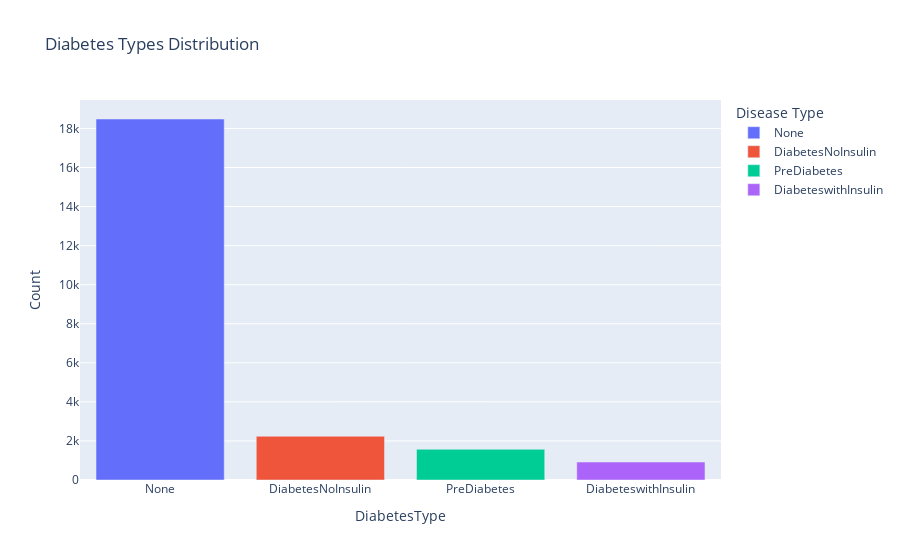

The cell this chart's notebook holds for it:
### Code cell
import plotly.express as px

# Group by DiseaseType and count occurrences
type_counts = data['DiabetesType'].value_counts()

# Create a bar chart using Plotly Express
fig = px.bar(type_counts, x=type_counts.index, y=type_counts.values,
             labels={'x': 'Disease Type', 'y': 'Count'},
             color=type_counts.index, # Color by DiseaseType
             title='Diabetes Types Distribution')

# Add legends
fig.update_layout(legend_title_text='Disease Type')

# Show the plot
fig.show()

### Figure 1 — Plotly figure (JSON) as saved in the notebook; plotly's stock layout.template omitted (floating-point values rounded to 4 significant figures)
{"data": [{"alignmentgroup": "True", "hovertemplate": "DiabetesType=%{x}<br>Count=%{y}<extra></extra>", "legendgroup": "None", "marker": {"color": "#636efa", "pattern": {"shape": ""}}, "name": "None", "offsetgroup": "None", "orientation": "v", "showlegend": true, "textposition": "auto", "type": "bar", "x": ["None"], "xaxis": "x", "y": [18483], "yaxis": "y"}, {"alignmentgroup": "True", "hovertemplate": "DiabetesType=%{x}<br>Count=%{y}<extra></extra>", "legendgroup": "DiabetesNoInsulin", "marker": {"color": "#EF553B", "pattern": {"shape": ""}}, "name": "DiabetesNoInsulin", "offsetgroup": "DiabetesNoInsulin", "orientation": "v", "showlegend": true, "textposition": "auto", "type": "bar", "x": ["DiabetesNoInsulin"], "xaxis": "x", "y": [2238], "yaxis": "y"}, {"alignmentgroup": "True", "hovertemplate": "DiabetesType=%{x}<br>Count=%{y}<extra></extra>", "legendgroup": "PreDiabetes", "marker": {"color": "#00cc96", "pattern": {"shape": ""}}, "name": "PreDiabetes", "offsetgroup": "PreDiabetes", "orientation": "v", "showlegend": true, "textposition": "auto", "type": "bar", "x": ["PreDiabetes"], "xaxis": "x", "y": [1573], "yaxis": "y"}, {"alignmentgroup": "True", "hovertemplate": "DiabetesType=%{x}<br>Count=%{y}<extra></extra>", "legendgroup": "DiabeteswithInsulin", "marker": {"color": "#ab63fa", "pattern": {"shape": ""}}, "name": "DiabeteswithInsulin", "offsetgroup": "DiabeteswithInsulin", "orientation": "v", "showlegend": true, "textposition": "auto", "type": "bar", "x": ["DiabeteswithInsulin"], "xaxis": "x", "y": [919], "yaxis": "y"}], "layout": {"barmode": "relative", "legend": {"title": {"text": "Disease Type"}, "tracegroupgap": 0}, "title": {"text": "Diabetes Types Distribution"}, "xaxis": {"anchor": "y", "categoryarray": ["None", "DiabetesNoInsulin", "PreDiabetes", "DiabeteswithInsulin"], "categoryorder": "array", "domain": [0, 1], "title": {"text": "DiabetesType"}}, "yaxis": {"anchor": "x", "domain": [0, 1], "title": {"text": "Count"}}}}
